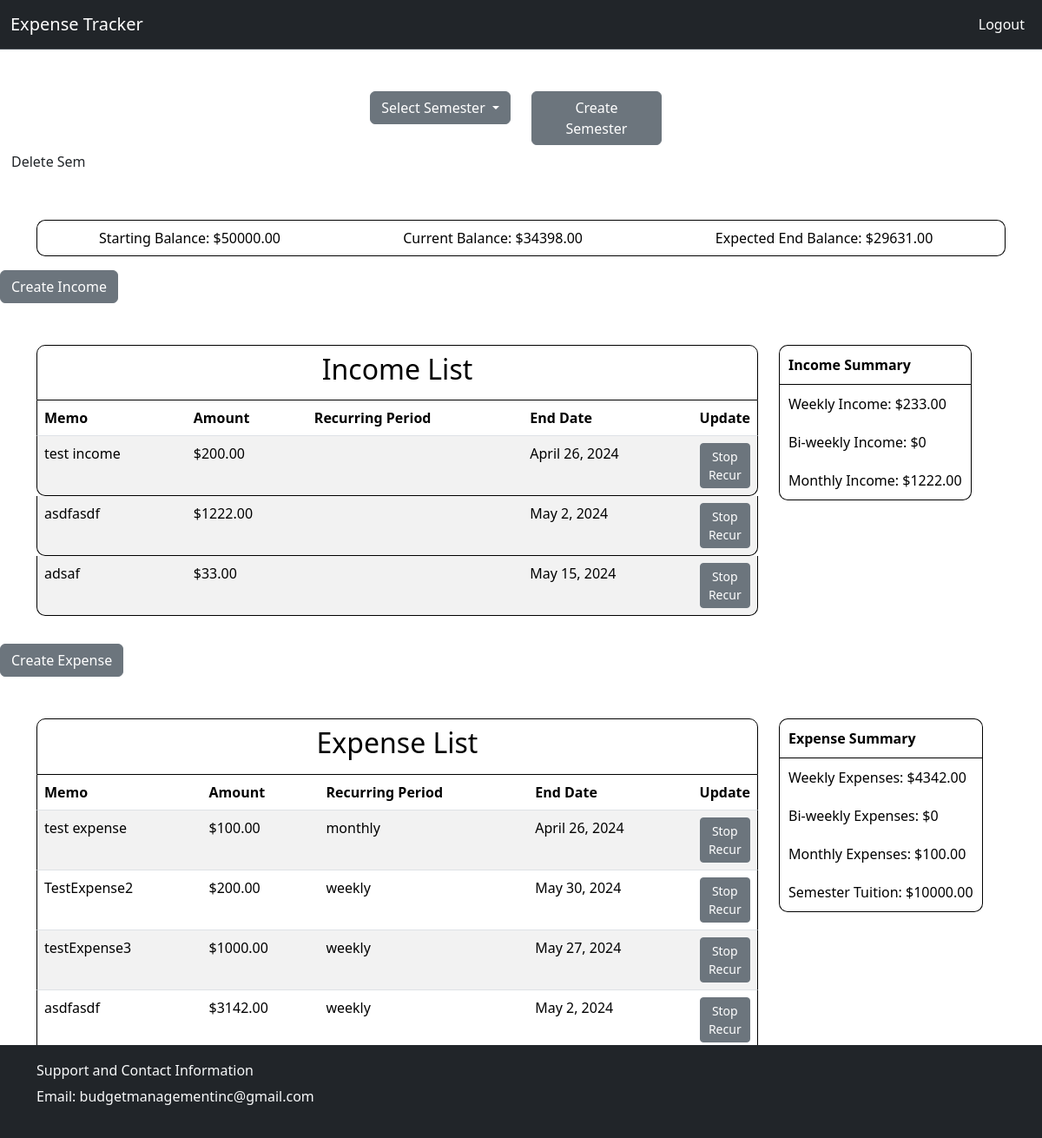
/semester/1 (signed in), run on an earlier commit of the app's database.
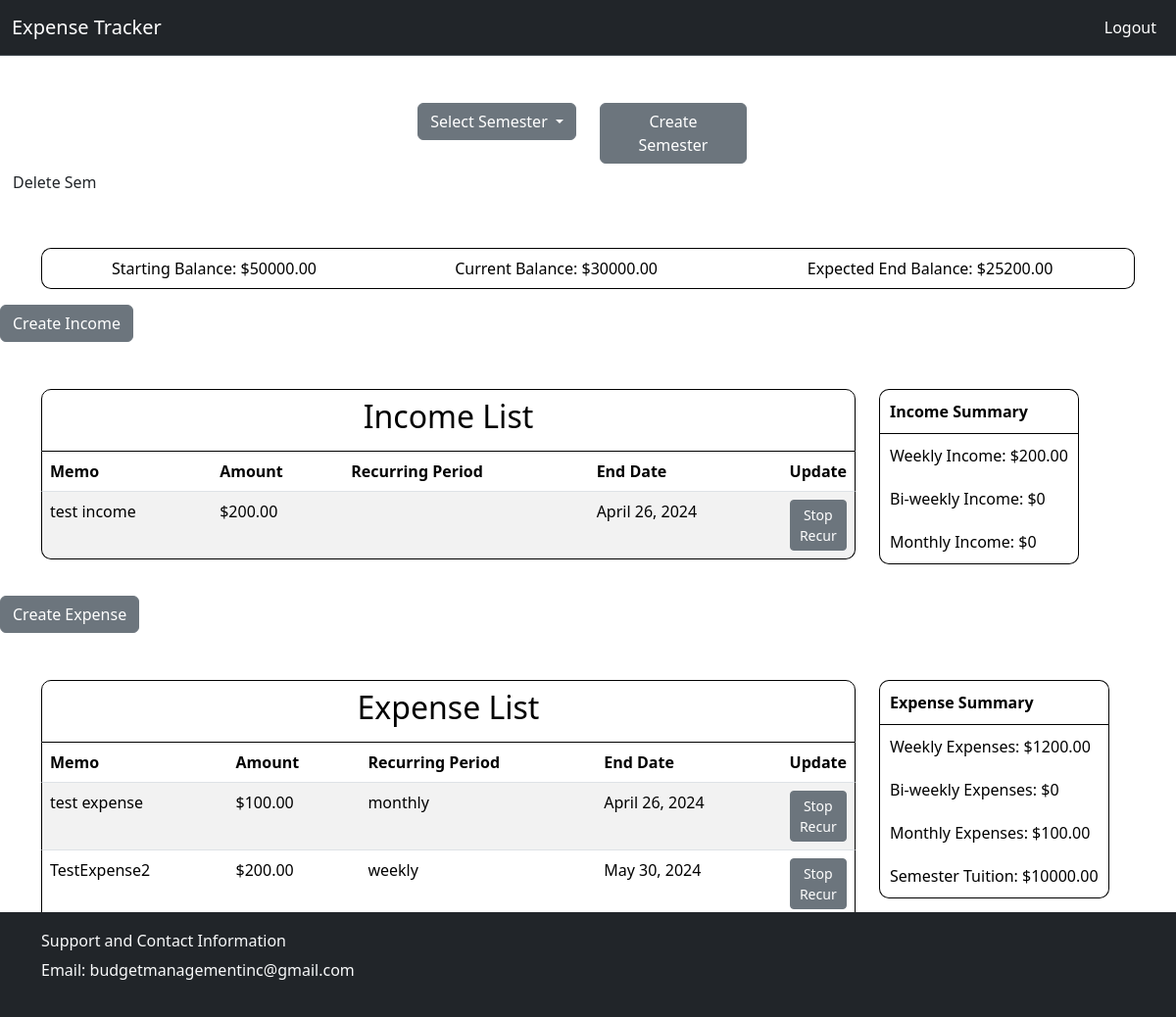
And on a later commit of the database.
### budget/models.py (models this page shows)
class Semester(models.Model):
    semester_id = models.AutoField(primary_key=True)
    student_id = models.ForeignKey(settings.AUTH_USER_MODEL, on_delete=models.CASCADE, null=True, blank=True)
    semester_name = models.CharField(max_length = 30)
    start_date = models.DateField()
    end_date = models.DateField()
    starting_balance = models.DecimalField(decimal_places=2, max_digits=10)
    semester_tuition = models.DecimalField(decimal_places=2, max_digits=10)
    current_balance = models.DecimalField(decimal_places=2, max_digits=10)

class Income(models.Model):
    income_id = models.AutoField(primary_key=True)
    semester_id = models.ForeignKey(Semester, on_delete=models.CASCADE, null=True)
    amount = models.DecimalField(decimal_places=2, max_digits=10)
    is_recurring = models.BooleanField()
    date_last_updated = models.DateField(auto_now_add=True)
    end_date = models.DateField()
    recurring_period = models.CharField(max_length = 20)
    memo = models.CharField(max_length=200, null=True)

class Expense(models.Model):
    income_id = models.AutoField(primary_key=True)
    semester_id = models.ForeignKey(Semester, on_delete=models.CASCADE, null=True)
    amount = models.DecimalField(decimal_places=2, max_digits=10)
    is_recurring = models.BooleanField()
    date_last_updated = models.DateField(auto_now_add=True)
    end_date = models.DateField()
    recurring_period = models.CharField(max_length = 20)
    memo = models.CharField(max_length=200, null=True)

### budget/views.py (the view)
# urls.py: path('semester/<int:pk>', views.semester, name='semester'),
def semester(request, pk):
    if not(request.user.is_authenticated):
        return redirect('home')
    else:
        user_pk = request.user.pk
        semesters = Semester.objects.filter(student_id = user_pk)
        current_semester = Semester.objects.get(pk=pk)
        incomes = Income.objects.filter(semester_id=pk)
        expenses = Expense.objects.filter(semester_id=pk)
        semester_name = current_semester.semester_name
        starting_balance = current_semester.starting_balance
        tuition = current_semester.semester_tuition
        to_date_expense = to_date_sum(expenses, False)
        to_date_income = to_date_sum(incomes, True)
        current_bal = current_semester.current_balance + (to_date_income - to_date_expense)
        current_semester.current_balance = current_bal
        current_semester.save()
        end_income = end_sum(incomes)
        end_expense = end_sum(expenses)
        end_balance = current_bal + (end_income - end_expense)
        income_summary = {'weekly': 0, 'biweekly': 0, 'monthly': 0}
        for income in incomes:
            if income.is_recurring:
                match income.recurring_period:
                    case 'weekly': income_summary['weekly'] += income.amount
                    case 'biweekly': income_summary['biweekly'] += income.amount
                    case 'monthly': income_summary['monthly'] += income.amount
        expense_summary = {'weekly': 0, 'biweekly': 0, 'monthly': 0}
        for expense in expenses:
            if expense.is_recurring:
                match expense.recurring_period:
                    case 'weekly': expense_summary['weekly'] += expense.amount
                    case 'biweekly': expense_summary['biweekly'] += expense.amount
                    case 'monthly': expense_summary['monthly'] += expense.amount
        context = {
           'semester_list': semesters,
           'current_semester': current_semester.pk,
           'semester_name': semester_name,
           'incomes': incomes,
            'expenses': expenses,
            'start_bal': starting_balance,
            'current_bal': current_bal,
            'end_bal': end_balance,
            'income_weekly': income_summary['weekly'],
            'income_biweekly': income_summary['biweekly'],
            'income_monthly': income_summary['monthly'],
            'expense_weekly': expense_summary['weekly'],
            'expense_biweekly': expense_summary['biweekly'],
            'expense_monthly': expense_summary['monthly'],
            'tuition': tuition,
        }
        return render(request, 'budget/semester_view.html', context=context)

### budget/templates/budget/semester_view.html (shortened to what this page needs)
{% extends './home.html' %}
{% load static %}
{% block style %}
    <link rel="stylesheet" href="{% static 'css/semester_tables.css' %}" />
{% endblock style %}
{%block semester %}
<a class="btn" href="{% url 'delete_semester' current_semester %}">Delete Sem</a>
<div class="container pt-5">
    <table class="table overall-summary">
        <tr>
            <td>Starting Balance: ${{start_bal}}</td>
            <td>Current Balance: ${{current_bal}}</td>
            <td>Expected End Balance: ${{end_bal}}</td>
        </tr>
    </table>
</div>
<div>
    <a href="{% url 'income_form' current_semester %}" class="btn btn-secondary">Create Income</a>
</div>
<div class="container pt-5 pb-3">
    <div class="row">
        {% if incomes %}
        <div class="col-sm-9">
        <table class="table table-striped table-list">
            <thead>
                <tr>
                    <th colspan="5"><h2>Income List</h2></th>
                </tr>
                <tr>
                    <th>Memo</th>
                    <th>Amount</th>
                    <th>Recurring Period</th>
                    <th>End Date</th>
                    <th style="width: 20px;">Update</th>
                </tr>
            </thead>
            {% for income in incomes %}
            <tbody>
                <tr>
                    <td>{{income.memo}}</td>
                    <td>${{income.amount}}</td>
                    <td>{{income.recurring_periods}}</td>
                    <td>{{income.end_date}}</td>
                    <td style="width: 20px;"><a class="btn btn-secondary btn-sm" href="{% url 'stop_income' income.pk%}">Stop Recur</td>
                </tr>
            <tbody>
            {% endfor %}
        </table>
        </div>
        <div class="col-sm-3">
            <table class="table  summary">
                <thead>
                    <th>Income Summary</th>
                </thead>
                <tr>
                    <td>Weekly Income: ${{income_weekly}}</td>
                </tr>
                <tr>
                    <td>Bi-weekly Income: ${{income_biweekly}}</td>
                </tr>
                <tr>
                    <td>Monthly Income: ${{income_monthly}}</td>
                </tr>
            </table>
        </div>
    {% else %}
    <h5><strong>There are no current incomes associated with this semester.
        Click the 'Create Income' link in the navbar to add your first income to this semester!
    </strong></h5>
    {% endif %}
    </div>
</div>
<div>
    <a href="{% url 'expense_form' current_semester %}" class="btn btn-secondary">Create Expense</a>
</div>
<div class="container pt-5 pb-3">
    <div class="row">
        {% if expenses %}
        <div class="col-sm-9">
            <table class="table table-striped table-list">
                <thead>
                    <tr>
                        <th colspan="5"><h2>Expense List</h2></th>
                    </tr>
                    <tr>
                        <th>Memo</th>
                        <th>Amount</th>
                        <th>Recurring Period</th>
                        <th>End Date</th>
                        <th style="width: 20px;">Update</th>
                    </tr>
                </thead>
                {% for expense in expenses %}
                    <tr>
                        <td>{{expense.memo}}</td>
                        <td>${{expense.amount}}</td>
                        <td>{{expense.recurring_period}}</td>
                        <td>{{expense.end_date}}</td>
                        <td style="width: 20px;"><a class="btn btn-secondary btn-sm" href="{% url 'stop_expense' expense.pk %}">Stop Recur</td>
                    </tr>
                {% endfor %}
            </table>
        </div>
        <div class="col-sm-3">
            <table class="table table-bordered summary">
                <thead>
                    <th>Expense Summary</th>
                </thead>
                <tr>
                    <td>Weekly Expenses: ${{expense_weekly}}</td>
                </tr>
                <tr>
                    <td>Bi-weekly Expenses: ${{expense_biweekly}}</td>
                </tr>
                <tr>
                    <td>Monthly Expenses: ${{expense_monthly}}</td>
                </tr>
                <tr>
                    <td>Semester Tuition: ${{tuition}}</td>
                </tr>
            </table>
        </div>
    {% else %}
    <h5><strong>There are no current expenses associated with this semester.
        Click the 'Create Expense' link in the navbar to add your first expense to this semester!
    </strong></h5>
    {% endif %}
    </div>
</div>
{% endblock semester %}

### budget/templates/budget/home.html (shortened to what this page needs)
{% extends '../base.html' %}
{% load static %}
{% block content %}
    {% if user.is_authenticated %}
    <div class="container pt-5">
        <div class="row">
            <div class="col-sm-6 d-flex justify-content-end">
                <div class="dropdown">
                    <button class="btn btn-secondary dropdown-toggle" type="button" id="dropdownMenuButton1" data-bs-toggle="dropdown" aria-expanded="false">
                        Select Semester
                    </button>
                </div>
            </div>
            <div class="col-sm-6 d-flex justify-content-left">
            <a class="btn btn-secondary" style="width: 150px;" href={% url 'semester_form' %}>Create Semester</a>
            </div>
        </div>
    </div>
        {% block semester %}
        {% endblock semester %}
    {% else %}
        <div class="container login-input">
            <p>Welcome to College Expense Tracker! Please log in to track your accounts.</p>
            {% include './login.html' %}
        </div>
    {% endif %}
{% endblock content%}

### budget/templates/base.html (shortened to what this page needs)
{% load static %}
<!DOCTYPE html>
<html lang="en">
<head>
    <link href="https://cdn.jsdelivr.net/npm/bootstrap@5.3.3/dist/css/bootstrap.min.css" rel="stylesheet">
    <link rel="stylesheet" href="{% static 'css/styles.css' %}" />
    {% block style %}{% endblock style %}
</head>
<body>
    {% include './navbar.html'%}
    {% block content %}{% endblock content %}
</body>
<footer class="footer bg-dark text-light">
    <div class="container">
        <div>
            <h6>Support and Contact Information</h6>
        </div>
        <div>
            <p>Email: budgetmanagementinc@gmail.com</a></p>
        </div>
    </div>
</footer>
</html>

### budget/templates/navbar.html (shortened to what this page needs)
<nav class="navbar navbar-expand-lg bg-dark border-bottom" data-bs-theme="dark">
  <div class="container-fluid">
    <a class="navbar-brand" href="{% url 'home' %}">Expense Tracker</a>
    {% if user.is_authenticated %}
      <div class="collapse navbar-collapse justify-content-end" id="navbarNav">
        <ul class="navbar-nav ">
        <li class="nav-item">
          <a class="nav-link active" href="{% url 'logout' %}">Logout</a>
        </li>
      </ul>
    </div>
    {% endif %}
  </div>
</nav>

### budget/static/css/styles.css (style rules this page uses)
.footer { padding: 20px 0; position: fixed; bottom: 0; left: 0; width: 100%; }

### budget/static/css/semester_tables.css (style rules this page uses)
.summary { width: auto; border-collapse: separate; border-spacing: 0; }
.summary th, .summary td { padding: 10px; border: none; border-right: 1px solid black; border-left: 1px solid black; }
.summary th:first-child { border-top-left-radius: 10px; border-top-right-radius: 10px; border-top: 1px solid black; }
.summary tr:first-child td { border-top: 1px solid black; }
.summary tr:last-child td { border-bottom-right-radius: 10px; border-bottom-left-radius: 10px; }
.summary tr:last-child td { border-bottom: 1px solid black; }
.overall-summary { width: 100%; border-collapse: separate; border-spacing: 0; text-align: center; }
.overall-summary tr:first-child td { border-bottom: 1px solid black; border-top: 1px solid black; }
.overall-summary tr td:first-child { border-top-left-radius: 10px; border-bottom-left-radius: 10px; border-top: 1px solid black; border-left: 1px solid black; }
.overall-summary tr td:last-child { border-top-right-radius: 10px; border-bottom-right-radius: 10px; border-bottom: 1px solid black; border-right: 1px solid black; }
.table-list { width: 100%; border-collapse: separate; border-spacing: 0; }
.table-list thead tr:first-child th:first-child { border-top-left-radius: 10px; border-top-right-radius: 10px; border-left: 1px solid black; border-right: 1px solid black; border-top: 1px solid black; border-bottom: 1px solid black; text-align: center; }
.table-list thead tr th:first-child { border-left: 1px solid black; }
.table-list thead tr th:last-child { border-right: 1px solid black; }
.table-list tbody tr:last-child td:last-child { border-bottom-right-radius: 10px; border-bottom: 1px solid black; }
.table-list tbody tr:last-child td:first-child { border-bottom-left-radius: 10px; border-bottom: 1px solid black; }
.table-list tbody tr:last-child td { border-bottom: 1px solid black; }
.table-list tbody tr td:first-child { border-left: 1px solid black; }
.table-list tbody tr td:last-child { border-right: 1px solid black; }

What changed in the data, as far as the page shows it:
removed Income: memo "asdfasdf", amount "1222.00", end_date "May 2, 2024"
removed Income: memo "adsaf", amount "33.00", end_date "May 15, 2024"
no longer on this page (row unchanged): Expense: memo "testExpense3", amount "1000.00", recurring_period "weekly", end_date "May 27, 2024"
removed Expense: memo "asdfasdf", amount "3142.00", recurring_period "weekly", end_date "May 2, 2024"
changed Semester: current_balance "34398.00" → "30000.00"
Also different on the page:
{{ end_bal }}: "29631.00" → "25200.00"
{{ income_weekly }}: "233.00" → "200.00"
{{ income_monthly }}: "1222.00" → "0"
{{ expense_weekly }}: "4342.00" → "1200.00"
